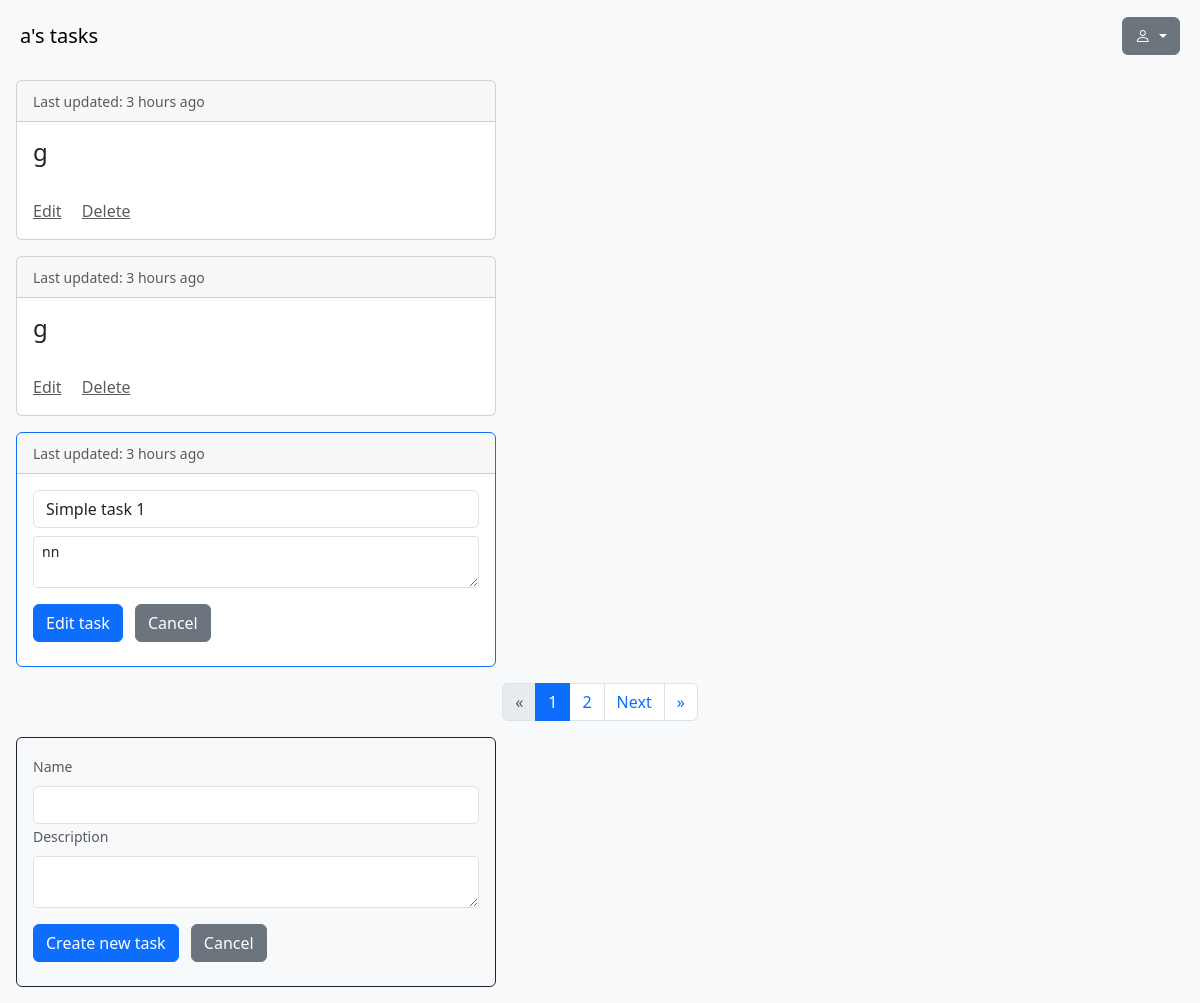
Page /task/1/update (signed in) on the committed database.
### home/models.py (models this page shows, shortened)
class Task(models.Model):
    name = models.CharField(max_length=128)
    description = models.TextField(null=True, blank=True)
    owner = models.ForeignKey(settings.AUTH_USER_MODEL, on_delete=models.CASCADE)
    created_at = models.DateTimeField(auto_now_add=True)
    updated_at = models.DateTimeField(auto_now=True)

### home/views.py (the view)
# urls.py: path('task/<int:pk>/update', views.TaskUpdateView.as_view(success_url=reverse_lazy('home:all')), name='task_update'),
class TaskUpdateView(OwnerUpdateView):
    model = Task
    fields = ['name', 'description']
    template_name = 'home/task_list.html'
    """Overriding get_context_data to change name of updating form to update_form"""
    def get_context_data(self, **kwargs):
        context = super().get_context_data(**kwargs)
        tasks = Task.objects.filter(owner=self.request.user).order_by('-updated_at')
        paginator = Paginator(tasks, 3)  # Show 3 tasks per page
        page_number = self.request.GET.get('page')
        page_obj = paginator.get_page(page_number)
        form = TaskForm()
        context['create_form'] = form
        context['page_obj'] = page_obj
        context['update_form'] = context['form']
        del context['form']
        return context

### home/forms.py
class TaskForm(forms.ModelForm):
    class Meta:
        model = Task
        fields = ['name', 'description']

### home/owner.py (called while the page is built)
    def get_queryset(self):
        qs = super(OwnerUpdateView, self).get_queryset()
        return qs.filter(owner=self.request.user).order_by("-updated_at")

### templates/home/task_list.html (shortened to what this page needs)
{% extends "base.html" %}
{% load humanize %}
{% load static %}
{% block content %}
    <nav class="navbar navbar-expand-lg navbar-light bg-light m-2">
        <div class="container-fluid">
            <div class="navbar-brand">{{ user.username }}'s tasks</div>
    <div class="dropdown">
        <button class="btn btn-secondary dropdown-toggle" type="button" id="dropdownMenuButton" data-bs-toggle="dropdown" aria-expanded="false" aria-haspopup="true">
            <i class="bi bi-person"></i>
        </button>
    </div>
    </div>
    </nav>
{% if page_obj %}
  {% for task in page_obj %}
      {% if task.id != object.id %}
          <div class="card text-dark m-3" style="max-width: 30rem;">
              {% include 'home/task.html' %}
          </div>
      {% else %}
          <div class="card m-3 border-primary" style="max-width: 30rem;">
          <div class="card-header">
              <small class="text-muted">Last updated: {{ task.updated_at|naturaltime }}</small>
            </div>
            <div class="card-body">
                <form action="{% url 'home:task_update' task.id %}" method="post">
                  <div class="card-title">
                      <input class="form-control" type="text" id="creating_name" name="name" value="{{ task.name }}" required/>
                  </div>
                  <div class="card-text text-muted mb-2">
                      <textarea class="form-control form-control-sm" type="text" id="creating_description" name="description">{{ task.description }}</textarea>
                  </div>
                <input class="btn btn-primary" type="submit" value="Edit task">
                <input class="btn btn-secondary m-2" type="submit" value="Cancel" onclick="window.location.href='{% url 'home:all' %}';return false;">
            </form>
                </div>
            </div>
      {% endif %}
  {% endfor %}
    {% if page_obj.has_other_pages %}
        <nav>
        <ul class="pagination justify-content-center">
        {% if page_obj.has_previous %}
            <li class="page-item">
                <a class="page-link" href="?page=1">&laquo;</a>
            </li>
            <li class="page-item">
                <a class="page-link" href="?page={{ page_obj.previous_page_number }}">Previous</a>
            </li>
        {% else %}
            <li class="page-item disabled">
                <span class="page-link">&laquo;</span>
            </li>
        {% endif %}
        {% for num in page_obj.paginator.page_range %}
            {% if page_obj.number == num %}
                <li class="page-item active">
                    <span class="page-link">{{ num }}</span>
                </li>
            {% elif num > page_obj.number|add:'-3' and num < page_obj.number|add:'3' %}
                <li class="page-item">
                    <a class="page-link" href="?page={{ num }}">{{ num }}</a>
                </li>
            {% endif %}
        {% endfor %}
        {% if page_obj.has_next %}
            <li class="page-item">
                <a class="page-link" href="?page={{ page_obj.next_page_number }}">Next</a>
            </li>
            <li class="page-item">
                <a class="page-link" href="?page={{ page_obj.paginator.num_pages }}">&raquo;</a>
            </li>
        {% else %}
            <li class="page-item disabled">
                <span class="page-link">&raquo;</span>
            </li>
        {% endif %}
    </ul>
        </nav>
    {% endif %}
{% else %}
  <h5>You have no tasks. Create new task.</h5>
{% endif %}
<div class="card border-dark text-black m-3 bg-light" style="max-width: 30rem;">
<div class="card-body">
    <form action="{% url 'home:task_create' %}" method="post">
      <div class="card-text">
          <label class="form-label text-muted" for="creating_name"><small>Name</small></label>
          <input class="form-control form-control" type="text" id="creating_name" name="name" required/>
      </div>
      <div class="card-text text-muted mb-2">
          <label class="form-label text-muted" for="creating_description"><small>Description</small></label>
          <textarea class="form-control form-control-sm" type="text" id="creating_description" name="description"></textarea>
      </div>
    <input class="btn btn-primary" type="submit" value="Create new task">
    <input class="btn btn-secondary m-2" type="submit" value="Cancel" onclick="window.location.href='{% url 'home:all' %}';return false;">
</form>
    </div>
</div>
{% endblock %}

### templates/home/task.html
{% load humanize %}
{% load static %}
<div class="card-header">
  <small class="text-muted">Last updated: {{ task.updated_at|naturaltime }}</small>
</div>
<div class="card-body">
  <div class="card-title">
      <h4>{{ task.name }}</h4>
  </div>
  <div class="card-text text-muted">{{ task.description }}</div> <br>
  <a class="card-link text-muted" href="{% url 'home:task_update' task.id %}">Edit</a>
  <a class="card-link text-muted" href="{% url 'home:task_delete' task.id %}">Delete</a>
</div>

### rows in the picture
Task: updated_at "3 hours ago", name "g"
Task: updated_at "3 hours ago", name "g"
Task: updated_at "3 hours ago", name "Simple task 1", description "nn"

### other values in the picture
{{ user.username }} "a"
{{ num }} "1"
{{ num }} "2"
